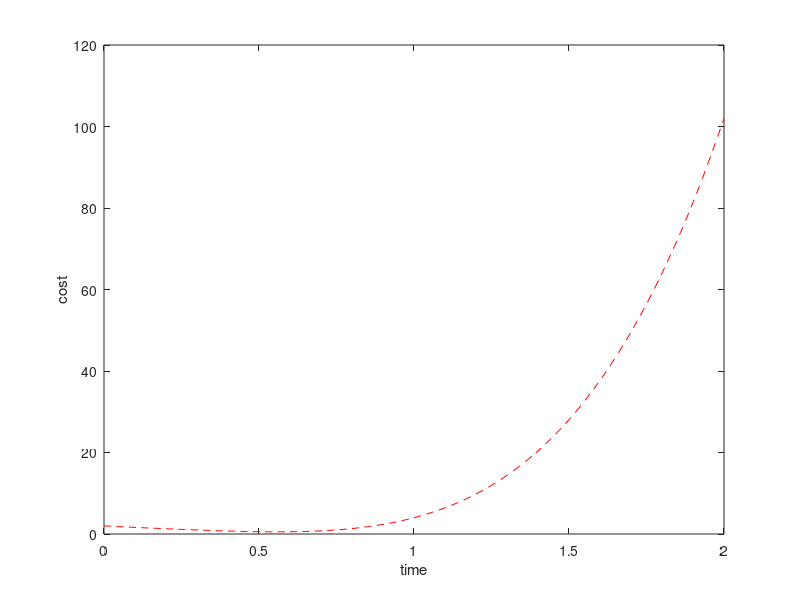

This figure's MATLAB source: (Note: this script raises an error after producing the figure.)
M = [2,6,9,7; 5,11,13,1; 6,7,17,8];
M(~isprime(M)) = 0
[i,j] = find(M>9)
M(j,i)

% structs
TeamA = struct('Rakip', '', 'EvSahibi', false, 'TeamSkor', 0.0, 'RakipSkor', 0.0);
TeamA(1) = struct('Rakip', 'Fenerbahce', 'EvSahibi', true, 'TeamSkor', 4, 'RakipSkor', 3);
TeamA(2) = struct('Rakip', 'Galatasaray', 'EvSahibi', false, 'TeamSkor', 2, 'RakipSkor', 2);
TeamA(3) = struct('Rakip', 'Besiktas', 'EvSahibi', true, 'TeamSkor', 2, 'RakipSkor', 1);
TeamA(4) = struct('Rakip', 'Trabzonspor', 'EvSahibi', true, 'TeamSkor', 0, 'RakipSkor', 3);

TS = [TeamA.TeamSkor]
RS = [TeamA.RakipSkor]

sum(TS > RS)

% 2D Line Plot
% y=9x^4-6x^3+3x^2-4x+2 and 0 <= x <= 2
x = 0:0.01:2;
y = 9*x.^4 - 6*x.^3 + 3*x.^2 - 4*x + 2;
plot(x,y, 'r--') % r: red, --: dashed line
xlabel('time')
ylabel('cost')


% Numeric Computation with Absolute Fault Tolerance
% fun is [\int_{0}^{4}13x(1-x)e^{-1.5x}dx] 
function y = myFunction(x)
    y = 13 * x .* (1 - x) .* exp(-1.5 * x);
end

result = integral(@myFunction, 0, 4, 'AbsTol', 1e-4);

% Symbolic Computation
% 1
syms x y z
eq1 = 2*x - 3*y + 4*z == 5;
eq2 = y + 4*z + x == 10;
eq3 = -2*z + 3*x + 4*y == 0;
[x,y,z] = solve(eq1, eq2, eq3, x, y, z);
x_d = double(x), y_d = double(y), z_d = double(z)

% 2
syms x
y = (x * sin(x))/(1 + x ^ 2);
dy = diff(y);
% values of dy expression for values from 1 to 10
x = 1:10
dyp = subs(dy, x)
% line plot
plot(x,dyp)

% OCTAVE Funcs
p = [3 -2.23 -5.1 9.8]
x = linspace(-1,1,10)
y = polyval(p,x)
plot(x,y,'r')
hold on
k = roots(p)
plot(k, 'o')
% integral 
syms x
int(sin(x^3 - 7 * x), x)

% Anonymous Function 
f = @(x) (x.^2 .* log(x))./(x+1)
integral(f,1,3)

% double integral w. anonymous func.
% q = dblquad(fun,xmin,xmax,ymin,ymax)
f = @(x,y) sqrt(x.^2+ 4./y.^2)
dblquad(f,3,4,1,2) % not recommended
integral2(f,3,4,1,2)



